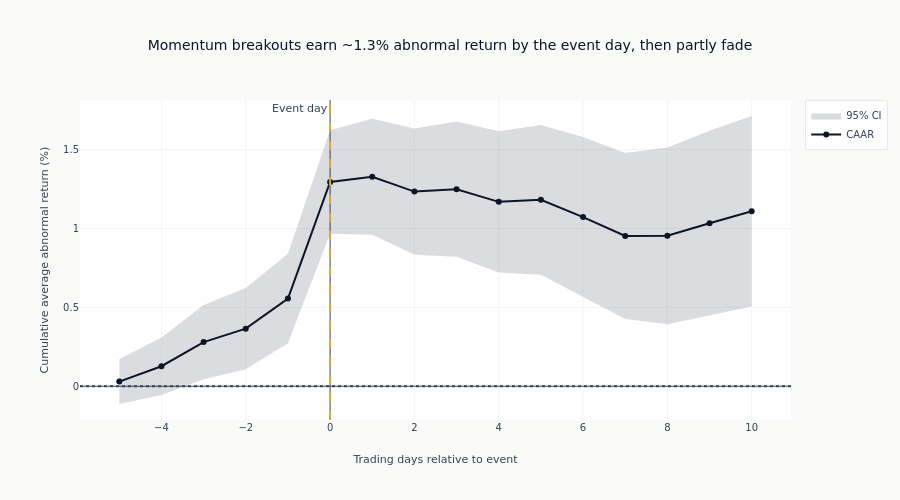

Notebook code for this chart:
### Markdown cell above
## 4. Visualize CAAR with Confidence Bands

The variance of the CAAR is the **cumulative sum** of the daily AAR variances,
not a rolling calculation - abnormal returns accumulate day by day, so their
variances add:

$$\text{Var}(\text{CAAR}_t) = \sum_{s=1}^{t} \text{Var}(\text{AAR}_s)$$

$$\text{SE}(\text{CAAR}_t) = \sqrt{\sum_{s=1}^{t} \frac{\sigma_s^2}{n_s}}$$

### Code cell
if len(result["daily_aar"]) > 0:
    daily_aar = result["daily_aar"]

    fig = go.Figure()

    days = daily_aar["day"].to_list()
    caar = daily_aar["caar"].to_numpy() * 100  # Convert to percent
    caar_se = daily_aar["caar_se"].to_numpy() * 100

    # 95% confidence band (Var(CAAR_t) = cumulative sum of daily AAR variances)
    upper = caar + 1.96 * caar_se
    lower = caar - 1.96 * caar_se

    fig.add_trace(
        go.Scatter(
            x=days + days[::-1],
            y=np.concatenate([upper, lower[::-1]]).tolist(),
            fill="toself",
            fillcolor="rgba(10, 22, 40, 0.15)",  # COLORS["blue"] at 15% opacity
            line=dict(width=0),
            name="95% CI",
        )
    )

    # CAAR line drawn on top of the band
    fig.add_trace(
        go.Scatter(
            x=days,
            y=caar,
            mode="lines+markers",
            name="CAAR",
            line=dict(color=COLORS["blue"], width=2),
        )
    )

    # Event day marker and zero reference
    fig.add_vline(
        x=0,
        line_dash="dash",
        line_color=COLORS["amber"],
        annotation_text="Event day",
        annotation_position="top left",
    )
    fig.add_hline(y=0, line_dash="dot", line_color=COLORS["neutral"])

    fig.update_layout(
        title="Momentum breakouts earn ~1.3% abnormal return by the event day, then partly fade",
        xaxis_title="Trading days relative to event",
        yaxis_title="Cumulative average abnormal return (%)",
        height=500,
    )

    fig.show()

### Figure 1 — Plotly figure (JSON) as saved in the notebook; plotly's stock layout.template omitted (floating-point values rounded to 4 significant figures)
{"data": [{"fill": "toself", "fillcolor": "rgba(10, 22, 40, 0.15)", "line": {"width": 0}, "name": "95% CI", "type": "scatter", "x": [-5, -4, -3, -2, -1, 0, 1, 2, 3, 4, 5, 6, 7, 8, 9, 10, 10, 9, 8, 7, 6, 5, 4, 3, 2, 1, 0, -1, -2, -3, -4, -5], "y": [0.1717, 0.309, 0.5153, 0.6221, 0.8395, 1.622, 1.696, 1.634, 1.678, 1.616, 1.657, 1.579, 1.478, 1.513, 1.62, 1.713, 0.5051, 0.4475, 0.3933, 0.4265, 0.5649, 0.7069, 0.7212, 0.8203, 0.8331, 0.9602, 0.9669, 0.2718, 0.1075, 0.04458, -0.05515, -0.1126]}, {"line": {"color": "#0a1628", "width": 2}, "mode": "lines+markers", "name": "CAAR", "type": "scatter", "x": [-5, -4, -3, -2, -1, 0, 1, 2, 3, 4, 5, 6, 7, 8, 9, 10], "y": [0.02956, 0.1269, 0.2799, 0.3648, 0.5557, 1.295, 1.328, 1.234, 1.249, 1.169, 1.182, 1.072, 0.9522, 0.9534, 1.034, 1.109]}], "layout": {"annotations": [{"showarrow": false, "text": "Event day", "x": 0, "xanchor": "right", "xref": "x", "y": 1, "yanchor": "top", "yref": "y domain"}], "height": 500, "shapes": [{"line": {"color": "#D4A84B", "dash": "dash"}, "type": "line", "x0": 0, "x1": 0, "xref": "x", "y0": 0, "y1": 1, "yref": "y domain"}, {"line": {"color": "#334155", "dash": "dot"}, "type": "line", "x0": 0, "x1": 1, "xref": "x domain", "y0": 0, "y1": 0, "yref": "y"}], "title": {"text": "Momentum breakouts earn ~1.3% abnormal return by the event day, then partly fade"}, "xaxis": {"title": {"text": "Trading days relative to event"}}, "yaxis": {"title": {"text": "Cumulative average abnormal return (%)"}}}}
